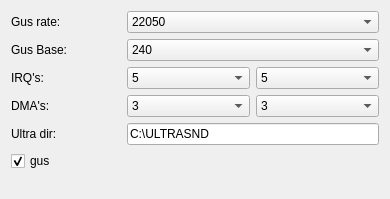
         <widget class="QWidget" name="pageGUS">
          <property name="geometry">
           <rect>
            <x>0</x>
            <y>0</y>
            <width>386</width>
            <height>199</height>
           </rect>
          </property>
          <attribute name="label">
           <string>GUS</string>
          </attribute>
          <layout class="QGridLayout" name="gridLayout_6">
           <item row="0" column="0">
            <layout class="QVBoxLayout" name="vlGus">
             <item>
              <layout class="QHBoxLayout" name="hlGUSRate">
               <item>
                <widget class="QLabel" name="labelGUSRate">
                 <property name="minimumSize">
                  <size>
                   <width>110</width>
                   <height>0</height>
                  </size>
                 </property>
                 <property name="maximumSize">
                  <size>
                   <width>110</width>
                   <height>16777215</height>
                  </size>
                 </property>
                 <property name="text">
                  <string>Gus rate:</string>
                 </property>
                 <property name="buddy">
                  <cstring>comboBoxGUSRate</cstring>
                 </property>
                </widget>
               </item>
               <item>
                <widget class="QComboBox" name="comboBoxGUSRate">
                 <property name="currentIndex">
                  <number>1</number>
                 </property>
                 <item>
                  <property name="text">
                   <string>11050</string>
                  </property>
                 </item>
                 <item>
                  <property name="text">
                   <string>22050</string>
                  </property>
                 </item>
                 <item>
                  <property name="text">
                   <string>44100</string>
                  </property>
                 </item>
                </widget>
               </item>
              </layout>
             </item>
             <item>
              <layout class="QHBoxLayout" name="hlGUSBase">
               <item>
                <widget class="QLabel" name="labelGUSBase">
                 <property name="minimumSize">
                  <size>
                   <width>110</width>
                   <height>0</height>
                  </size>
                 </property>
                 <property name="maximumSize">
                  <size>
                   <width>110</width>
                   <height>16777215</height>
                  </size>
                 </property>
                 <property name="text">
                  <string>Gus Base:</string>
                 </property>
                 <property name="buddy">
                  <cstring>comboBoxGUSBase</cstring>
                 </property>
                </widget>
               </item>
               <item>
                <widget class="QComboBox" name="comboBoxGUSBase">
                 <property name="currentIndex">
                  <number>1</number>
                 </property>
                 <item>
                  <property name="text">
                   <string>220</string>
                  </property>
                 </item>
                 <item>
                  <property name="text">
                   <string>240</string>
                  </property>
                 </item>
                </widget>
               </item>
              </layout>
             </item>
             <item>
              <layout class="QHBoxLayout" name="hlGUSIrq">
               <item>
                <widget class="QLabel" name="labelGUSIRQs">
                 <property name="minimumSize">
                  <size>
                   <width>110</width>
                   <height>0</height>
                  </size>
                 </property>
                 <property name="maximumSize">
                  <size>
                   <width>110</width>
                   <height>16777215</height>
                  </size>
                 </property>
                 <property name="text">
                  <string>IRQ's:</string>
                 </property>
                 <property name="buddy">
                  <cstring>comboBoxGUSIrq_1</cstring>
                 </property>
                </widget>
               </item>
               <item>
                <widget class="QComboBox" name="comboBoxGUSIrq_1">
                 <item>
                  <property name="text">
                   <string>5</string>
                  </property>
                 </item>
                 <item>
                  <property name="text">
                   <string>7</string>
                  </property>
                 </item>
                 <item>
                  <property name="text">
                   <string>9</string>
                  </property>
                 </item>
                 <item>
                  <property name="text">
                   <string>10</string>
                  </property>
                 </item>
                </widget>
               </item>
               <item>
                <widget class="QComboBox" name="comboBoxGUSIrq_2">
                 <item>
                  <property name="text">
                   <string>5</string>
                  </property>
                 </item>
                 <item>
                  <property name="text">
                   <string>7</string>
                  </property>
                 </item>
                 <item>
                  <property name="text">
                   <string>9</string>
                  </property>
                 </item>
                 <item>
                  <property name="text">
                   <string>10</string>
                  </property>
                 </item>
                </widget>
               </item>
              </layout>
             </item>
             <item>
              <layout class="QHBoxLayout" name="hlGUSDMA">
               <item>
                <widget class="QLabel" name="labelGUSDMAs">
                 <property name="minimumSize">
                  <size>
                   <width>110</width>
                   <height>0</height>
                  </size>
                 </property>
                 <property name="maximumSize">
                  <size>
                   <width>110</width>
                   <height>16777215</height>
                  </size>
                 </property>
                 <property name="text">
                  <string>DMA's:</string>
                 </property>
                 <property name="buddy">
                  <cstring>comboBoxGUSDMA_1</cstring>
                 </property>
                </widget>
               </item>
               <item>
                <widget class="QComboBox" name="comboBoxGUSDMA_1">
                 <property name="currentIndex">
                  <number>1</number>
                 </property>
                 <item>
                  <property name="text">
                   <string>1</string>
                  </property>
                 </item>
                 <item>
                  <property name="text">
                   <string>3</string>
                  </property>
                 </item>
                </widget>
               </item>
               <item>
                <widget class="QComboBox" name="comboBoxGUSDMA_2">
                 <property name="currentIndex">
                  <number>1</number>
                 </property>
                 <item>
                  <property name="text">
                   <string>1</string>
                  </property>
                 </item>
                 <item>
                  <property name="text">
                   <string>3</string>
                  </property>
                 </item>
                </widget>
               </item>
              </layout>
             </item>
             <item>
              <layout class="QHBoxLayout" name="hlGUSUltraDir">
               <item>
                <widget class="QLabel" name="labelGUSUltraDir">
                 <property name="minimumSize">
                  <size>
                   <width>110</width>
                   <height>0</height>
                  </size>
                 </property>
                 <property name="maximumSize">
                  <size>
                   <width>110</width>
                   <height>16777215</height>
                  </size>
                 </property>
                 <property name="text">
                  <string>Ultra dir:</string>
                 </property>
                 <property name="buddy">
                  <cstring>lineEditGUSUltraDir</cstring>
                 </property>
                </widget>
               </item>
               <item>
                <widget class="QLineEdit" name="lineEditGUSUltraDir">
                 <property name="text">
                  <string>C:\ULTRASND</string>
                 </property>
                </widget>
               </item>
              </layout>
             </item>
             <item>
              <widget class="QCheckBox" name="checkBoxGUS">
               <property name="text">
                <string>gus</string>
               </property>
               <property name="checked">
                <bool>true</bool>
               </property>
              </widget>
             </item>
            </layout>
           </item>
           <item row="1" column="0">
            <spacer name="vsGUS">
             <property name="orientation">
              <enum>Qt::Vertical</enum>
             </property>
             <property name="sizeHint" stdset="0">
              <size>
               <width>368</width>
               <height>32</height>
              </size>
             </property>
            </spacer>
           </item>
          </layout>
         </widget>
